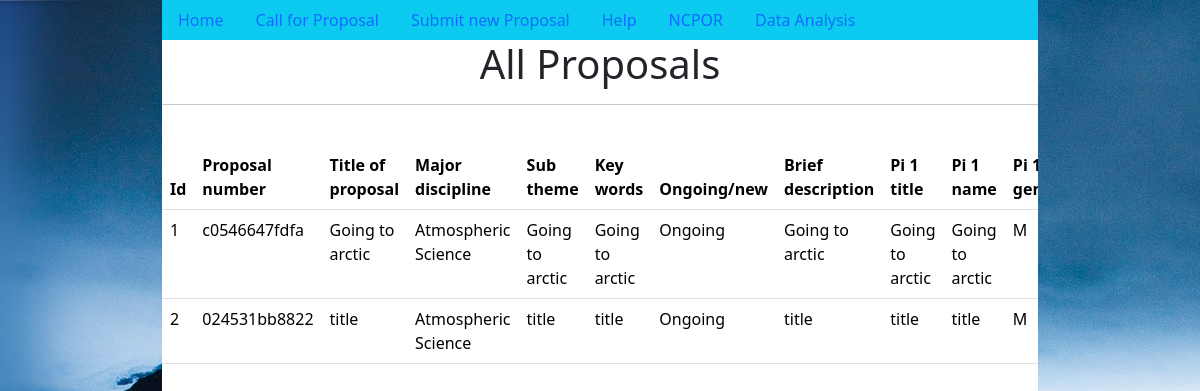
Before: /proposals/all (signed in) with the older database file.
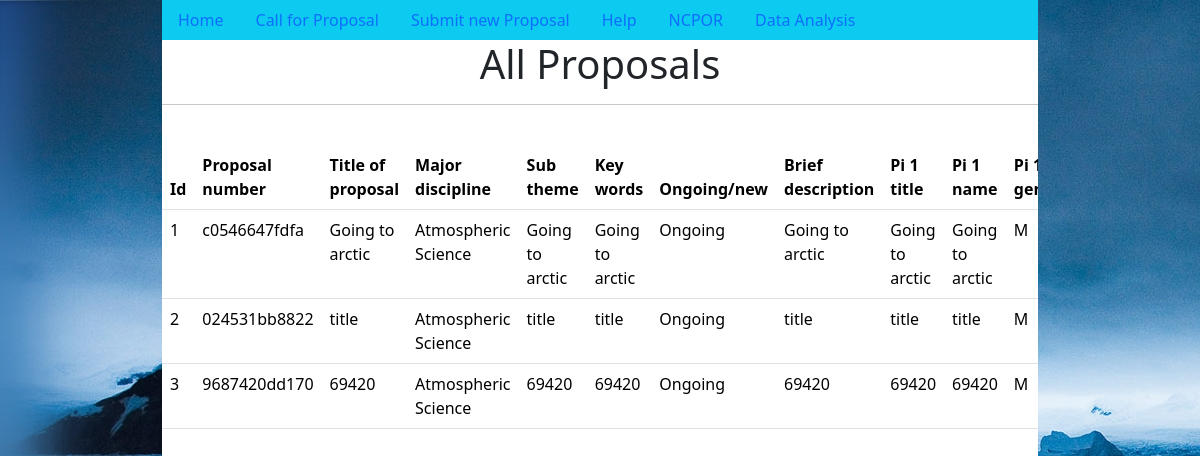
After: the same page with the newer database file.
### proposals/models.py (models this page shows)
class Details(models.Model):
    DISCIPLINE_CHOICES = (
        ("Atmospheric Science", "Atmospheric Science"),
        ("Oceanography", "Oceanography"),
        ("Geology and Palosciences", "Geology and Palosciences"),
        ("Glaciology and Remote Sensing", "Glaciology and Remote Sensing"),
        ("Environmental Science", "Environmental Science"),
        ("Biology", "Biology"),
        ("Other", "Other"),
    )
    FRESHNESS_CHOICE = (("Ongoing", "Ongoing"), ("New", "New"))
    proposal_number = models.CharField(max_length=12, null=True, blank=True)
    email = models.EmailField()
    title_of_proposal = models.CharField(
        max_length=50, null=False, unique=True, primary_key=True
    )
    major_discipline = models.CharField(
        max_length=30, choices=DISCIPLINE_CHOICES, null=False
    )
    sub_theme = models.CharField(max_length=20, null=False)
    key_words = models.CharField(max_length=50)
    freshness = models.CharField(
        max_length=10, choices=FRESHNESS_CHOICE, null=False, name="Ongoing/New"
    )
    brief_description = models.TextField(max_length=250)
    GENDER_CHOICES = (
        ("M", "Male"),
        ("F", "Female"),
        ("O", "Other"),
    )
    for i in range(1, 10 + 1):
        exec(
            f"""
pi_{i}_title = models.CharField(max_length=50, null=True, blank=True)
pi_{i}_name = models.CharField(max_length=50, null=True, blank=True)
pi_{i}_gender = models.CharField(max_length = 1,choices = GENDER_CHOICES, null=True,  blank=True)
pi_{i}_designation = models.CharField(max_length=50, null=True, blank=True)
pi_{i}_institute = models.CharField(max_length=50, null=True, blank=True)
pi_{i}_address = models.TextField(null=True, blank=True)
pi_{i}_mobile = PhoneNumberField(null=True, blank=True)
pi_{i}_email = models.EmailField(null=True, blank=True)
"""
        )

class Files(models.Model):
    email = models.EmailField()
    title_of_proposal = models.CharField(
        max_length=50, null=False, unique=True, primary_key=True
    )
    cover_letter = models.FileField(
        null=True, blank=True, name="Attach Cover Letter", upload_to="media/"
    )
    project_proposal = models.FileField(
        null=True,
        blank=True,
        name="Attach the detailed Project proposal(Download Template (.docx file) ",
        upload_to="media/",
    )
    endorsement_letter = models.FileField(
        null=True,
        blank=True,
        name="Attach the detailed Project proposal(Download Appendix I Template (.docx file)",
        upload_to="media/",
    )
    appendix_2 = models.FileField(
        null=True,
        blank=True,
        name="Attach Appendix II (Assessment for Ongoing project) Download Template for Appendix II",
        upload_to="media/",
    )
    appendix_3 = models.FileField(
        null=True,
        blank=True,
        name="Attach Appendix III (Metadata format for Ongoing project)* Download Template for Appendix III",
        upload_to="media/",
    )

### proposals/views.py (the view)
# urls.py: path('all', views.all),
@login_required
def all(request):
    details = [
        i for i in list(Details.objects.filter(email=request.user.email).values())
    ]
    output = []
    for index, i in enumerate(details):
        try:
            files = Files.objects.get(
                email=request.user.email, title_of_proposal=i["title_of_proposal"]
            )
            files = model_to_dict(files)
            temp = {"id": index + 1}
            temp.update(i)
            temp.update(files)
            output.append(
                [
                    (
                        " ".join((i.replace("_", " ").capitalize()).split()[:3]),
                        j if j != "" else "No",
                    )
                    for i, j in temp.items()
                    if i not in ["email"]
                ]
            )
        except Files.DoesNotExist:
            pass
    print(output)
    return render(
        request=request,
        template_name="all.html",
        context={"output": output, "heads": output[0]},
    )

### proposals/templates/all.html (shortened to what this page needs)
{% extends 'base.html' %}
{% block head %}All Proposals{% endblock %}
{% block content %}
{% if output %}
<div class="table-responsive">
<table class="table">
        <thead>
            <tr>
                {% for row, _ in heads %}
                    <th>{{ row }}</th>
                {% endfor %}
            </tr>
        </thead>
        {% for row in output %}
            <tbody>
                    <tr>
                {% for title, value in row %}
                        <td>{{ value }}</td>
                {% endfor %}
                    </tr>
            </tbody>
        {% endfor %}
</table>
</div>
{% else %}
No Proposal complete
{% endif %}
{% endblock %}

Changed rows visible on the page:
added Details: row "9687420dd170" "Atmospheric Science" "69420" "69420" "Ongoing" "69420" "69420" "69420"
added Files: row "69420"
Other visible differences:
new list line: "3 M"
